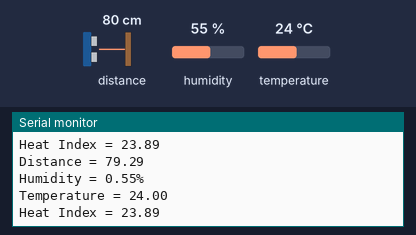
Bench run of a sketch on a simulated ESP8266 (NodeMCU). On the bench: the last lines printed to the serial monitor. Wiring (inferred from the names in the program): ultrasonic range finder: trigger GPIO 2; echo GPIO 0. Inputs (shaded band) come from the test bench; at power-on: distance to the obstacle 80 cm, humidity 55 %, temperature 24 °C. The echo pulse lasts 58.3 µs per cm; WiFi joins after 1.5 s; servers stay silent unless stated.

Above: at 2.2 s.
2.3 s: distance to the obstacle set to 2 cm
4.3 s: humidity set to 22 %
At 6.1 s:
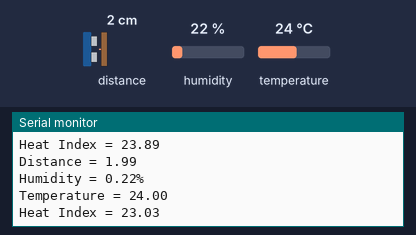
6.3 s: temperature set to 12 °C
8.3 s: distance to the obstacle set to 4 cm
At 10.2 s:
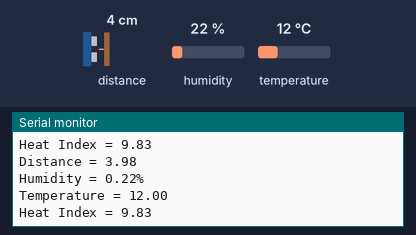
10.3 s: humidity set to 40 %
At 12.2 s:
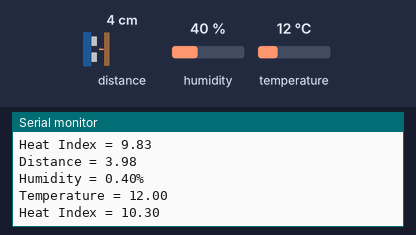
Timing chart, 0 to 13.3 s (numbered marks = the images above; inputs shaded):
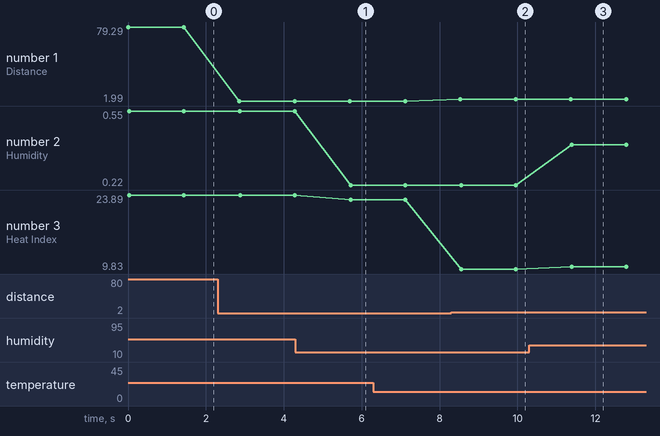

The sketch:

hack.ino
```cpp
#include <ESP8266WiFi.h>;
#include <DHT.h>
#include <WiFiClient.h>;
#include <ThingSpeak.h>;
//#include <math.h>

DHT dht(13,DHT11);

const int trigPin = 2;
const int echoPin = 0;
const char* ssid = "Shaolin's World";
const char* password = "sixtimes21";

WiFiClient client;

unsigned long myChannelNumber = 1012728;
const char * myWriteAPIKey = "SOSBGI5TYN22Q8MV";

void setup()

{

Serial.begin(9600);

pinMode(trigPin,OUTPUT);
pinMode(echoPin,INPUT);

WiFi.begin(ssid, password);
ThingSpeak.begin(client);
dht.begin();

}

void loop()

{

  long duration;

  digitalWrite(trigPin,LOW);
  delayMicroseconds(2);
  digitalWrite(trigPin,HIGH);
  delayMicroseconds(10);
  digitalWrite(trigPin,LOW);

  duration=pulseIn(echoPin,HIGH);

  float distance=duration*0.034/2;

  Serial.print("Distance = ");
  Serial.println(distance);

  float humidity=dht.readHumidity();
  float temperature=dht.readTemperature();

  if(isnan(humidity)||isnan(temperature))

  {

    Serial.println("Error reading");
    return;

  }

  float heatIndex=dht.computeHeatIndex(temperature,humidity,false);

  Serial.print("Humidity = ");
  //Serial.print(humidity);
  Serial.print(humidity/100);
  Serial.println("%");
  Serial.print("Temperature = ");
  Serial.println(temperature);
  //Serial.println("°C");
  Serial.print("Heat Index = ");
  Serial.println(heatIndex);
  Serial.println("");

  delay(500);

  ThingSpeak.writeField(myChannelNumber, 1,temperature, myWriteAPIKey);
  ThingSpeak.writeField(myChannelNumber, 2,humidity, myWriteAPIKey);
  ThingSpeak.writeField(myChannelNumber, 3,distance, myWriteAPIKey);

}
```

Measured:
- after the input at 4.3 s, the serial monitor: prints a new line after 1.4 s (image 1)
- after the input at 8.3 s, the serial monitor: prints a new line after 0.23 s (image 2)
- after the input at 10.3 s, the serial monitor: prints a new line after 1.1 s (image 3)
- plotted number 1: 79.29 → 1.99 after the input at 2.3 s, 1.99 → 3.98 after the input at 8.3 s
- plotted number 2: 0.55 → 0.22 after the input at 4.3 s, 0.22 → 0.4 after the input at 10.3 s
- plotted number 3: 23.89 → 23.03 after the input at 4.3 s, 9.83 → 10.3 after the input at 10.3 s
